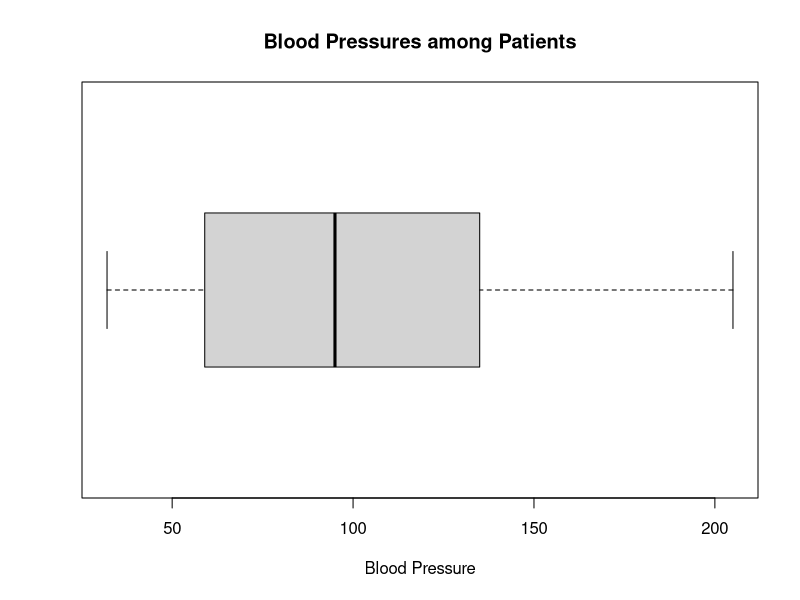
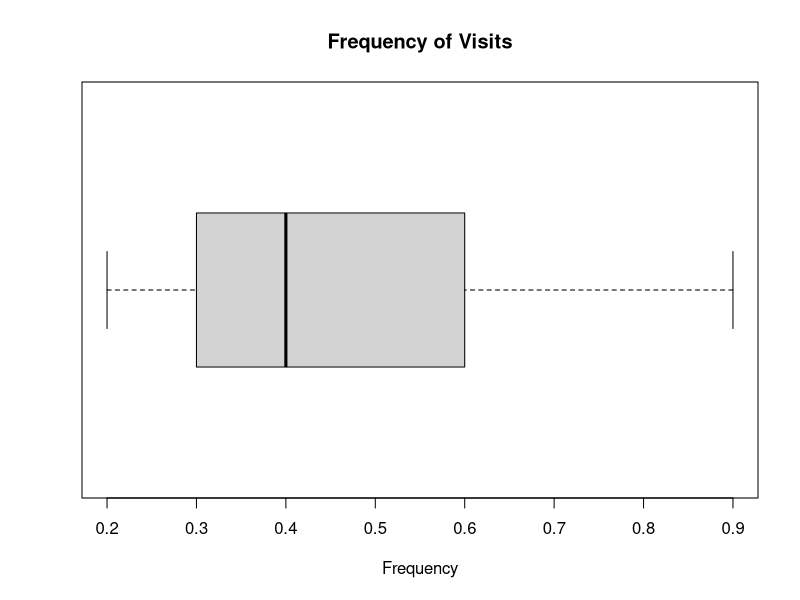
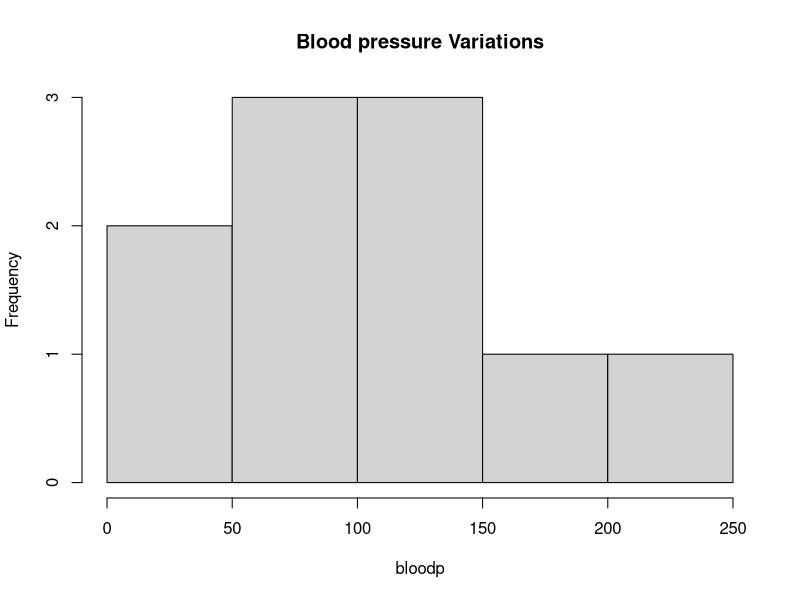
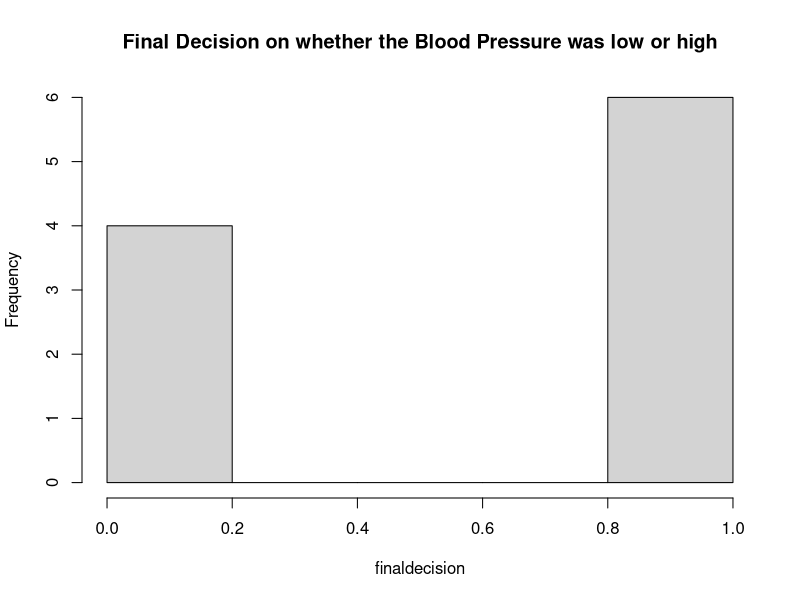

Write the R code that produced these figures, in order.
#The Raw Data
Patient1 <- c("0.6", "103", "bad", "low", "low")
Patient2 <- c("0.3", "87", "bad", "low", "high")
Patient3 <- c("0.4", "32", "bad", "high", "low")
Patient4 <- c("0.4", "42", "bad", "high", "high")
Patient5 <- c("0.2", "59", "good", "low", "low")
Patient6 <- c("0.6", "109", "good", "low", "high")
Patient7 <- c("0.3", "78", "good", "high", "low")
Patient8 <- c("0.4", "205", "good", "high", "high")
Patient9 <- c("0.9", "135", "NA", "high", "high")
Patient10 <- c("0.2", "176", "bad", "high", "high")
#I combined the data into one table
HospitalRecords <- cbind(Patient1, Patient2, Patient3, Patient4, Patient5, Patient6, Patient7, Patient8, Patient9, Patient10)
Hospital.t <- t(HospitalRecords)
Hospital.t.df <- data.frame(Hospital.t, stringsAsFactors = FALSE)
#At this point, I realized that it would be easier to copy the data over directly as separate variables
Freq <- c(0.6, 0.3, 0.4, 0.4, 0.2, 0.6, 0.3, 0.4, 0.9, 0.2)
bloodp <- c(103, 87, 32, 42, 59, 109, 78, 205, 135, 176)
first <- c(1, 1, 1, 1, 0, 0, 0, 0, NA, 1)
second <- c(0, 0, 1, 1, 0, 0, 1, 1, 1, 1)
finaldecision <- c(0, 1, 0, 1, 0, 1, 0, 1, 1, 1)
#I focused on the Blood Pressure and Frequency datasets for the box plot because they had the most variation in data.
boxplot(bloodp, horizontal = TRUE, main = "Blood Pressures among Patients", xlab = "Blood Pressure") 
boxplot(Freq, horizontal = TRUE, main = "Frequency of Visits", xlab = "Frequency") 
hist(bloodp, main = "Blood pressure Variations")
hist(finaldecision, main = "Final Decision on whether the Blood Pressure was low or high")
